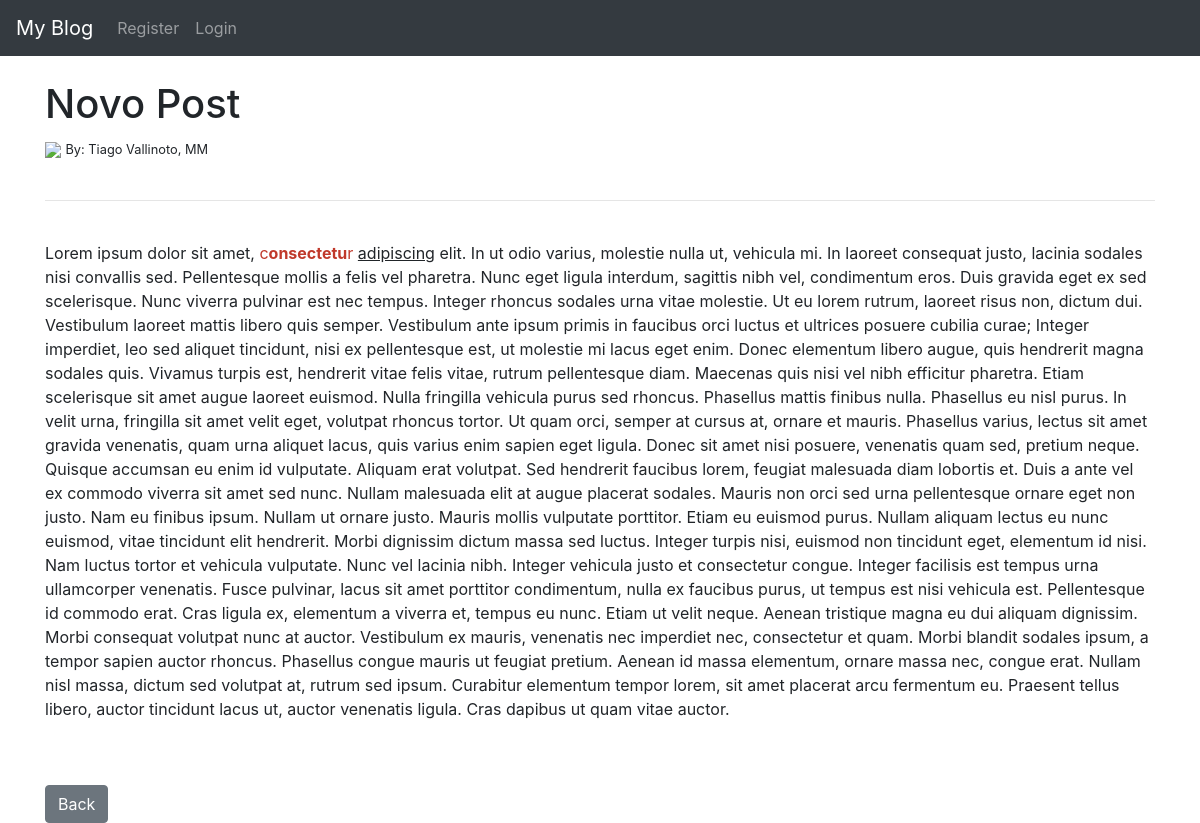
Page /article/6 on the committed database.
### blog/models.py (models this page shows, shortened)
class Post(models.Model):
    title = models.CharField(max_length=255)
    header_image = models.ImageField(null=True, blank=True, upload_to="images/")
    title_tag = models.CharField(max_length=255, default="TAG Default")
    author = models.ForeignKey(User, on_delete=models.CASCADE)
    body = RichTextField(blank=True, null=True)
    post_date  = models.DateField()
    category = models.CharField(max_length=255, default="Uncategorize")

class Profile(models.Model):
    user = models.OneToOneField(User, null=True, on_delete=models.CASCADE)
    degree = models.CharField(max_length=255)
    iniciation_date = models.DateField()
    elevation_date = models.DateField(null=True, blank=True)
    exaultation_date = models.DateField(null=True, blank=True)
    installation_date = models.DateField(null=True, blank=True)
    profile_pic = models.ImageField(null=True, blank=True, upload_to="images/profile/")

### blog/views.py (the view)
# urls.py: path('article/<int:pk>', ArticleDetailView.as_view(), name="article-detail"),
class ArticleDetailView(DetailView):
    model = Post
    template_name = 'article_details.html'

### blog/templates/article_details.html (shortened to what this page needs)
{% extends 'base.html'%}
{% load static %}
{% block content %}
<h1>{{ post.title }}</h1>
{% if post.author.profile.profile_pic %}
    <img src="{{ post.author.profile.profile_pic.url }}">
{% else %}
    <img src="{% static '/blog/images/default-profile-pic.png' %}">
{% endif %}
    <small>By: {{ post.author.first_name }} {{ post.author.last_name }}, {{ post.author.profile.degree }} </small><br>
<br>
<hr>
<br>
{{ post.body|safe }}
<br><br>
<a href="{% url 'home' %}" class="btn btn-secondary">Back</a>
{%  endblock %}

### rows in the picture
Post: title "Novo Post", author.first_name "Tiago", author.last_name "Vallinoto", author.profile.degree "MM", body "Lorem ipsum dolor sit amet, c onsectetu r adipiscing elit. In ut odio varius, molestie nulla ut, vehicula mi. In laoreet consequat justo, lacinia sodales nisi convallis sed. Pellentesque mollis a felis vel pharetra. Nunc eget ligula interdum, sagittis nibh vel, condimentum eros. Duis gravida eget ex sed scelerisque. Nunc viverra pulvinar est nec tempus. Integer rhoncus sodales urna vitae molestie. Ut eu lorem rutrum, laoreet risus non, dictum dui. Vestibulum laoreet mattis libero quis semper. Vestibulum ante ipsum primis in faucibus orci luctus et ultrices posuere cubilia curae; Integer imperdiet, leo sed aliquet tincidunt, nisi ex pellentesque est, ut molestie mi lacus eget enim. Donec…"
